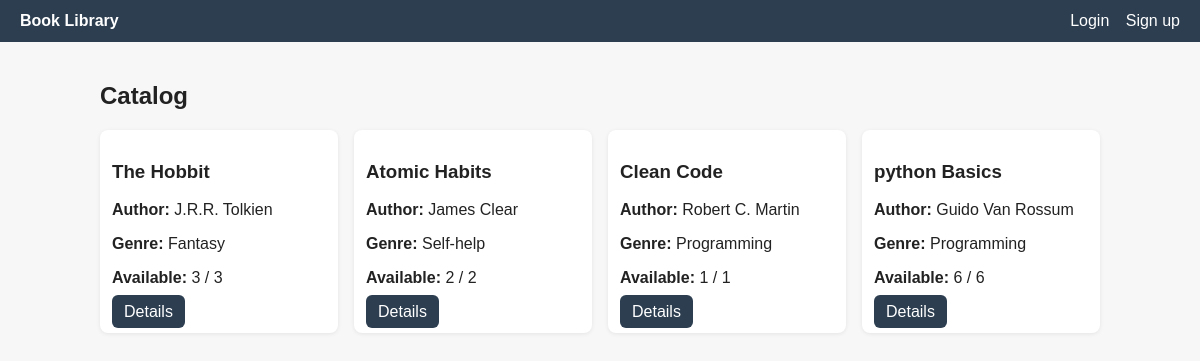
/catalog, run on the app's committed database.
### models.py (models this page shows, shortened)
class Book(db.Model):
    id = db.Column(db.Integer, primary_key=True)
    title = db.Column(db.String(200), nullable=False)
    author = db.Column(db.String(120), nullable=False)
    genre = db.Column(db.String(80))
    total_copies = db.Column(db.Integer, nullable=False, default=1)
    borrows = db.relationship('Borrow', backref='book', lazy=True)
    def available_copies(self):
        borrowed_count = Borrow.query.filter_by(book_id=self.id, returned=False).count()
        return max(0, self.total_copies - borrowed_count)

### app.py (the view)
@app.route('/catalog')
def catalog():
    books = Book.query.all()
    return render_template('catalog.html', books=books)

### templates/catalog.html
{% extends 'base.html' %}
{% block content %}
<h2>Catalog</h2>
<div class="grid">
  {% for book in books %}
    <div class="card">
      <h3>{{ book.title }}</h3>
      <p><strong>Author:</strong> {{ book.author }}</p>
      <p><strong>Genre:</strong> {{ book.genre or '—' }}</p>
      <p><strong>Available:</strong> {{ book.available_copies() }} / {{ book.total_copies }}</p>
      <a class="btn" href="{{ url_for('book_detail', book_id=book.id) }}">Details</a>
    </div>
  {% endfor %}
</div>
{% endblock %}

### templates/base.html (shortened to what this page needs)
<!doctype html>
<html lang="en">
  <head>
    <link rel="stylesheet" href="{{ url_for('static', filename='css/styles.css') }}">
  </head>
  <body>
    <header class="nav">
      <a href="{{ url_for('catalog') }}" class="brand">Book Library</a>
      <nav>
        {% if session.get('username') %}
          <span>Hi, {{ session.get('username') }}</span>
          <a href="{{ url_for('catalog') }}">Catalog</a>
          <a href="{{ url_for('my_borrows') }}">My Borrows</a>
          {% if session.get('role') == 'Admin' %}
            <a href="{{ url_for('admin_dashboard') }}">Admin</a>
          {% endif %}
          <a href="{{ url_for('logout') }}">Logout</a>
        {% else %}
          <a href="{{ url_for('login') }}">Login</a>
          <a href="{{ url_for('signup') }}">Sign up</a>
        {% endif %}
      </nav>
    </header>
    <main class="container">
      {% block content %}{% endblock %}
    </main>
  </body>
</html>

### static/css/styles.css (style rules this page uses)
body { font-family: Arial, sans-serif; margin:0; padding:0; background:#f7f7f7; color:#222; }
.nav { display:flex; justify-content:space-between; align-items:center; padding:12px 20px; background:#2c3e50; color:white; }
.nav .brand { font-weight:bold; color: white; text-decoration:none; }
.nav nav a { color:white; margin-left:12px; text-decoration:none; }
.container { padding:20px; max-width:1000px; margin:0 auto; }
.grid { display:grid; grid-template-columns: repeat(auto-fill,minmax(220px,1fr)); gap:16px; }
.card { background:white; padding:12px; border-radius:8px; box-shadow:0 1px 4px rgba(0,0,0,0.08); }
.btn { background:#2c3e50; color:white; padding:8px 12px; border:none; border-radius:6px; text-decoration:none; cursor:pointer; }

### data on the page
Book: title "The Hobbit", author "J.R.R. Tolkien", genre "Fantasy", available_copies "3", total_copies "3"
Book: title "Atomic Habits", author "James Clear", genre "Self-help", available_copies "2", total_copies "2"
Book: title "Clean Code", author "Robert C. Martin", genre "Programming", available_copies "1", total_copies "1"
Book: title "python Basics", author "Guido Van Rossum", genre "Programming", available_copies "6", total_copies "6"
